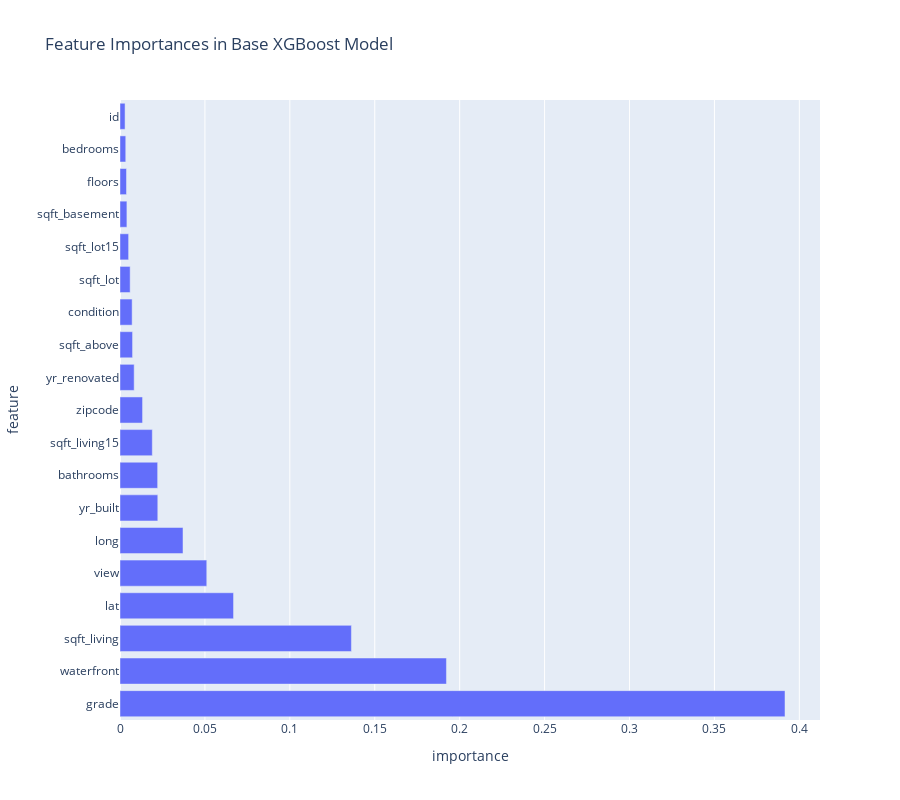

Source (notebook cell):
### Code cell
# Get feature importances
importances = reg1.feature_importances_
feature_names = X.columns

# Create a DataFrame for visualization
importance_df = pd.DataFrame({'feature': feature_names, 'importance': importances})

# Sort the DataFrame by importance
importance_df = importance_df.sort_values(by='importance', ascending=False)

# print(importance_df) #(add this line to see exact values for the features)

features = px.bar(importance_df,
                  x='importance',
                  y='feature',
                  orientation='h',
                  title='Feature Importances in Base XGBoost Model',
                  height= 800)
features.show()

### Figure 1 — Plotly figure (JSON) as saved in the notebook; plotly's stock layout.template omitted (floating-point values rounded to 4 significant figures)
{"data": [{"alignmentgroup": "True", "hovertemplate": "importance=%{x}<br>feature=%{y}<extra></extra>", "legendgroup": "", "marker": {"color": "#636efa", "pattern": {"shape": ""}}, "name": "", "offsetgroup": "", "orientation": "h", "showlegend": false, "textposition": "auto", "type": "bar", "x": [0.3916, 0.1922, 0.1363, 0.06685, 0.05109, 0.0371, 0.02225, 0.02217, 0.01902, 0.01328, 0.008345, 0.007397, 0.007147, 0.005975, 0.005074, 0.004071, 0.003819, 0.003386, 0.002982], "xaxis": "x", "y": ["grade", "waterfront", "sqft_living", "lat", "view", "long", "yr_built", "bathrooms", "sqft_living15", "zipcode", "yr_renovated", "sqft_above", "condition", "sqft_lot", "sqft_lot15", "sqft_basement", "floors", "bedrooms", "id"], "yaxis": "y"}], "layout": {"barmode": "relative", "height": 800, "legend": {"tracegroupgap": 0}, "title": {"text": "Feature Importances in Base XGBoost Model"}, "xaxis": {"anchor": "y", "domain": [0, 1], "title": {"text": "importance"}}, "yaxis": {"anchor": "x", "domain": [0, 1], "title": {"text": "feature"}}}}
